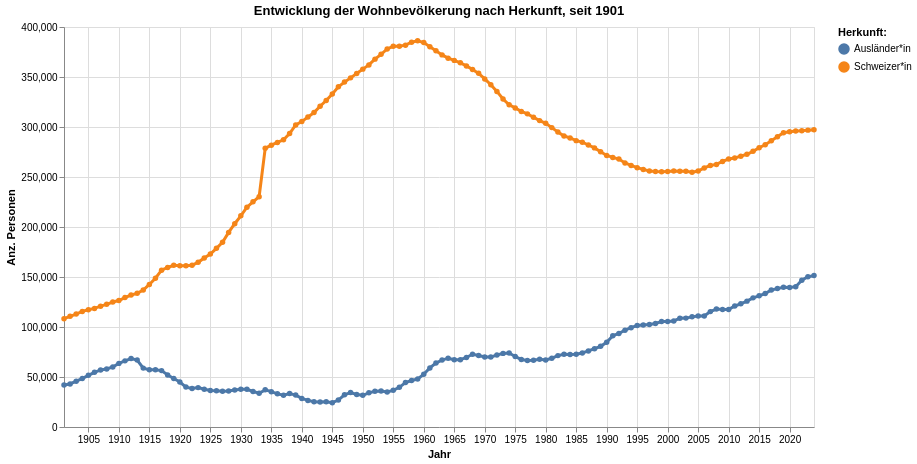

Notebook code for this chart:
### Code cell
grafik1

### Figure 1 — Vega-Lite specification as saved in the notebook (floating-point values rounded to 4 significant figures; data arrays with more than 128 entries replaced by an {"elided": "..."} marker saying what was removed)
{"config": {"view": {"continuousWidth": 300, "continuousHeight": 300}}, "layer": [{"mark": {"type": "circle"}, "encoding": {"color": {"field": "HerkunftLang", "legend": {"orient": "right", "title": "Herkunft:"}, "type": "nominal"}, "opacity": {"value": 1.3}, "tooltip": [{"field": "Jahr", "type": "temporal"}, {"field": "HerkunftLang", "type": "nominal"}, {"field": "sum_AnzBestWir", "type": "quantitative"}], "x": {"axis": {"title": "Jahr"}, "field": "Jahr", "type": "temporal"}, "y": {"axis": {"title": "Anz. Personen"}, "field": "sum_AnzBestWir", "type": "quantitative"}}, "name": "view_2", "title": "Entwicklung der Wohnbevölkerung nach Herkunft, seit 1901"}, {"mark": {"type": "line"}, "encoding": {"color": {"field": "HerkunftLang", "legend": {"orient": "right", "title": "Herkunft:"}, "type": "nominal"}, "size": {"condition": {"test": {"not": {"param": "param_2"}}, "value": 1.2}, "value": 3}, "tooltip": [{"field": "Jahr", "type": "temporal"}, {"field": "HerkunftLang", "type": "nominal"}, {"field": "sum_AnzBestWir", "type": "quantitative"}], "x": {"axis": {"title": "Jahr"}, "field": "Jahr", "type": "temporal"}, "y": {"axis": {"title": "Anz. Personen"}, "field": "sum_AnzBestWir", "type": "quantitative"}}, "title": "Entwicklung der Wohnbevölkerung nach Herkunft, seit 1901"}], "data": {"name": "data-f21879990422db4c916200624f33d7b3"}, "height": 400, "params": [{"name": "param_2", "select": {"type": "point", "fields": ["HerkunftLang:N"], "nearest": true, "on": "pointerover"}, "views": ["view_2"]}], "width": 750, "$schema": "https://vega.github.io/schema/vega-lite/v5.8.0.json", "datasets": {"data-f21879990422db4c916200624f33d7b3": {"elided": "248 records"}}}
